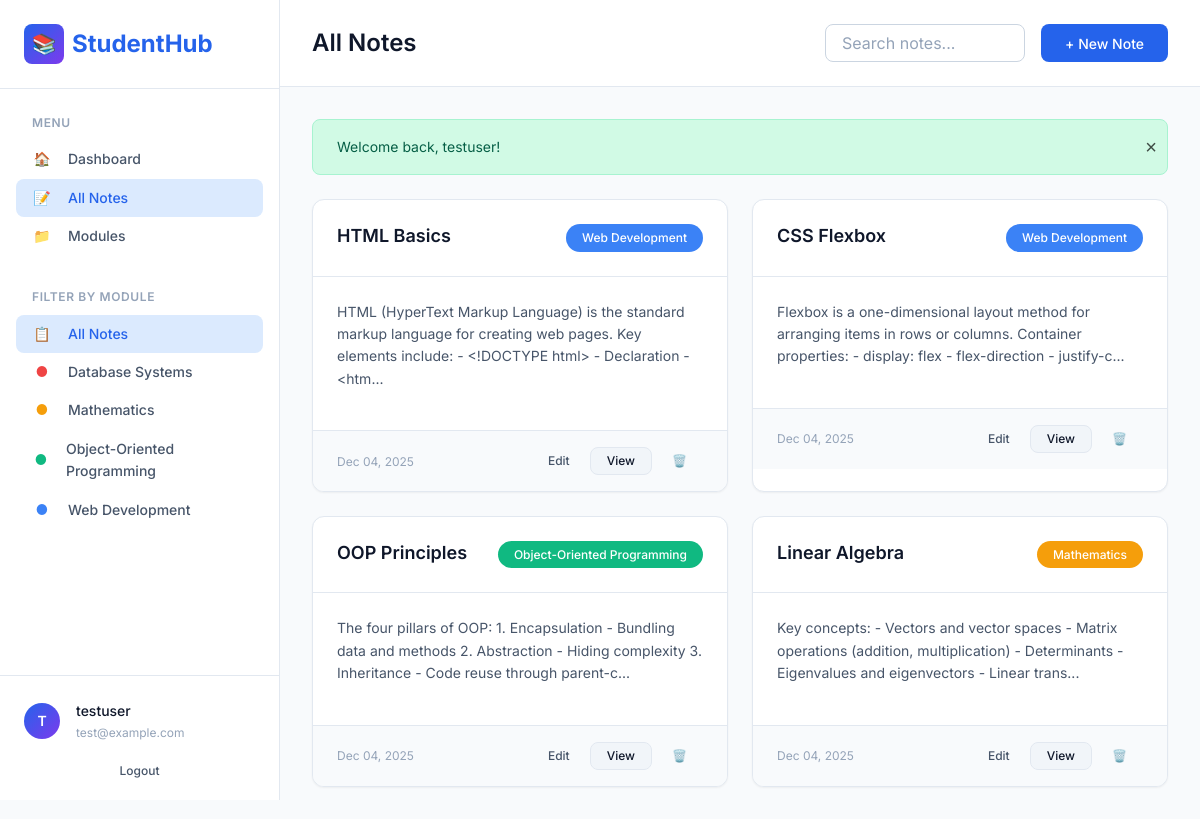
Page /notes.php (signed in) on the committed database.
### tables this page shows
CREATE TABLE IF NOT EXISTS modules (
    id INT AUTO_INCREMENT PRIMARY KEY,
    name VARCHAR(100) NOT NULL,
    user_id INT NOT NULL,
    color VARCHAR(7) DEFAULT '#3B82F6',
    created_at DATETIME DEFAULT CURRENT_TIMESTAMP,
    updated_at DATETIME DEFAULT CURRENT_TIMESTAMP ON UPDATE CURRENT_TIMESTAMP,
    FOREIGN KEY (user_id) REFERENCES users(id) ON DELETE CASCADE,
    INDEX idx_user_id (user_id)
);

CREATE TABLE IF NOT EXISTS notes (
    id INT AUTO_INCREMENT PRIMARY KEY,
    title VARCHAR(255) NOT NULL,
    content TEXT NOT NULL,
    module_id INT NOT NULL,
    user_id INT NOT NULL,
    created_at DATETIME DEFAULT CURRENT_TIMESTAMP,
    updated_at DATETIME DEFAULT CURRENT_TIMESTAMP ON UPDATE CURRENT_TIMESTAMP,
    FOREIGN KEY (module_id) REFERENCES modules(id) ON DELETE CASCADE,
    FOREIGN KEY (user_id) REFERENCES users(id) ON DELETE CASCADE,
    INDEX idx_module_id (module_id),
    INDEX idx_user_id (user_id),
    INDEX idx_created_at (created_at)
);

### notes.php (the view, shortened to what this page needs)
<?php
require_once 'includes/functions.php';
$userId = getCurrentUserId();
$username = getCurrentUsername();
$errors = [];
$action = $_GET['action'] ?? 'list';
$modules = getUserModules($userId);
$filterModule = isset($_GET['module']) ? (int)$_GET['module'] : null;
$notes = getUserNotes($userId, $filterModule);
$currentNote = null;
require_once 'includes/header.php';
?>
<aside class="sidebar">
    <div class="sidebar-header">
        <a href="dashboard.php" class="logo">
            <div class="logo-icon">📚</div>
            <span>StudentHub</span>
        </a>
    </div>
    <nav class="sidebar-nav">
        <div class="sidebar-section">
            <div class="sidebar-section-title">Menu</div>
            <a href="dashboard.php" class="sidebar-link">
                <span class="sidebar-link-icon">🏠</span>
                <span>Dashboard</span>
            </a>
            <a href="notes.php" class="sidebar-link active">
                <span class="sidebar-link-icon">📝</span>
                <span>All Notes</span>
            </a>
            <a href="modules.php" class="sidebar-link">
                <span class="sidebar-link-icon">📁</span>
                <span>Modules</span>
            </a>
        </div>
        <div class="sidebar-section">
            <div class="sidebar-section-title">Filter by Module</div>
            <a href="notes.php" class="sidebar-link <?= !$filterModule ? 'active' : '' ?>">
                <span class="sidebar-link-icon">📋</span>
                <span>All Notes</span>
            </a>
            <?php foreach ($modules as $module): ?>
                <a href="notes.php?module=<?= $module['id'] ?>"
                   class="sidebar-link <?= $filterModule == $module['id'] ? 'active' : '' ?>">
                    <span class="sidebar-link-icon" style="color: <?= escape($module['color']) ?>">●</span>
                    <span><?= escape($module['name']) ?></span>
                </a>
            <?php endforeach; ?>
        </div>
    </nav>
    <div class="sidebar-footer">
        <div class="user-menu">
            <div class="user-avatar">
                <?= strtoupper(substr($username, 0, 1)) ?>
            </div>
            <div class="user-info">
                <div class="user-name"><?= escape($username) ?></div>
                <div class="user-email"><?= escape($_SESSION['email']) ?></div>
            </div>
        </div>
        <a href="logout.php" class="btn btn-ghost btn-sm" style="width: 100%; margin-top: 0.5rem;">
            Logout
        </a>
    </div>
</aside>
<main class="main-content">
    <?php if ($action === 'add' || $action === 'edit'): ?>
        <header class="content-header">
            <h1><?= $action === 'add' ? 'Add New Note' : 'Edit Note' ?></h1>
            <a href="notes.php" class="btn btn-secondary">← Back to Notes</a>
        </header>
        <div class="content-body">
            <?php if (!empty($errors)): ?>
                <div class="alert alert-error">
                    <ul style="margin: 0; padding-left: 1.25rem;">
                        <?php foreach ($errors as $error): ?>
                            <li><?= escape($error) ?></li>
                        <?php endforeach; ?>
                    </ul>
                </div>
            <?php endif; ?>
            <?php if (empty($modules)): ?>
                <div class="alert alert-warning">
                    <p style="margin: 0;">You need to create a module first before adding notes.</p>
                </div>
                <a href="modules.php" class="btn btn-primary">Create Module</a>
            <?php else: ?>
                <div class="card" style="max-width: 800px;">
                    <div class="card-body">
                        <form method="POST" action="notes.php">
                            <input type="hidden" name="csrf_token" value="<?= generateCSRFToken() ?>">
                            <input type="hidden" name="action" value="<?= $action ?>">
                            <?php if ($action === 'edit' && $currentNote): ?>
                                <input type="hidden" name="note_id" value="<?= $currentNote['id'] ?>">
                            <?php endif; ?>
                            <div class="form-group">
                                <label class="form-label" for="title">Title</label>
                                <input
                                    type="text"
                                    id="title"
                                    name="title"
                                    class="form-input"
                                    placeholder="Enter note title"
                                    value="<?= escape($currentNote['title'] ?? $_POST['title'] ?? '') ?>"
                                    required
                                    maxlength="255"
                                >
                            </div>
                            <div class="form-group">
                                <label class="form-label" for="module_id">Module</label>
                                <select id="module_id" name="module_id" class="form-select" required>
                                    <option value="">Select a module</option>
                                    <?php foreach ($modules as $module): ?>
                                        <option
                                            value="<?= $module['id'] ?>"
                                            <?= ($currentNote['module_id'] ?? $_POST['module_id'] ?? '') == $module['id'] ? 'selected' : '' ?>
                                        >
                                            <?= escape($module['name']) ?>
                                        </option>
                                    <?php endforeach; ?>
                                </select>
                            </div>
                            <div class="form-group">
                                <label class="form-label" for="content">Content</label>
                                <textarea
                                    id="content"
                                    name="content"
                                    class="form-textarea"
                                    placeholder="Write your note content here..."
                                    required
                                    style="min-height: 300px;"
                                ><?= escape($currentNote['content'] ?? $_POST['content'] ?? '') ?></textarea>
                            </div>
                            <div class="flex gap-2">
                                <button type="submit" class="btn btn-primary">
                                    <?= $action === 'add' ? 'Create Note' : 'Save Changes' ?>
                                </button>
                                <a href="notes.php" class="btn btn-secondary">Cancel</a>
                            </div>
                        </form>
                    </div>
                </div>
            <?php endif; ?>
        </div>
    <?php else: ?>
        <header class="content-header">
            <h1>
                <?php if ($filterModule): ?>
                    <?php
                        $currentModule = array_filter($modules, fn($m) => $m['id'] == $filterModule);
                        $currentModule = reset($currentModule);
                    ?>
                    <?= escape($currentModule['name'] ?? 'Notes') ?>
                <?php else: ?>
                    All Notes
                <?php endif; ?>
            </h1>
            <div class="flex gap-2">
                <input type="text" id="noteSearch" class="form-input" placeholder="Search notes..." style="width: 200px;">
                <a href="notes.php?action=add" class="btn btn-primary">+ New Note</a>
            </div>
        </header>
        <div class="content-body">
            <?= displayFlashMessage() ?>
            <?php if (empty($notes)): ?>
                <div class="empty-state card">
                    <div class="empty-state-icon">📝</div>
                    <h3>No notes found</h3>
                    <p>
                        <?= $filterModule ? 'No notes in this module yet.' : 'Start by creating your first note.' ?>
                    </p>
                    <?php if (!empty($modules)): ?>
                        <a href="notes.php?action=add" class="btn btn-primary">Create Note</a>
                    <?php else: ?>
                        <a href="modules.php" class="btn btn-secondary">Create Module First</a>
                    <?php endif; ?>
                </div>
            <?php else: ?>
                <div class="notes-grid">
                    <?php foreach ($notes as $note): ?>
                        <div class="card note-card">
                            <div class="card-header">
                                <h3 class="note-title"><?= escape($note['title']) ?></h3>
                                <span class="module-pill" style="background-color: <?= escape($note['module_color']) ?>">
                                    <?= escape($note['module_name']) ?>
                                </span>
                            </div>
                            <div class="card-body">
                                <p class="note-content"><?= escape(truncateText($note['content'], 150)) ?></p>
                            </div>
                            <div class="card-footer note-meta">
                                <span class="note-date"><?= formatDate($note['created_at']) ?></span>
                                <div class="note-actions">
                                    <a href="notes.php?action=edit&id=<?= $note['id'] ?>" class="btn btn-ghost btn-sm">Edit</a>
                                    <a href="notes.php?action=view&id=<?= $note['id'] ?>" class="btn btn-secondary btn-sm">View</a>
                                    <form method="POST" style="display: inline;">
                                        <button type="submit" class="btn btn-ghost btn-sm" data-confirm="Delete this note?">🗑️</button>
                                    </form>
                                </div>
                            </div>
                        </div>
                    <?php endforeach; ?>
                </div>
            <?php endif; ?>
        </div>
    <?php endif; ?>
</main>
<?php require_once 'includes/footer.php'; ?>

### rows in the picture
modules: name "Database Systems"
modules: name "Mathematics"
modules: name "Object-Oriented Programming"
modules: name "Web Development"
notes: title "HTML Basics", module.name "Web Development", content "HTML (HyperText Markup Language) is the standard markup language for creating web pages. Key elements include: - <!DOCTYPE html> - Declaration - <htm...", created_at "Dec 04, 2025"
notes: title "CSS Flexbox", module.name "Web Development", content "Flexbox is a one-dimensional layout method for arranging items in rows or columns. Container properties: - display: flex - flex-direction - justify-c...", created_at "Dec 04, 2025"
notes: title "OOP Principles", module.name "Object-Oriented Programming", content "The four pillars of OOP: 1. Encapsulation - Bundling data and methods 2. Abstraction - Hiding complexity 3. Inheritance - Code reuse through parent-c...", created_at "Dec 04, 2025"
notes: title "Linear Algebra", module.name "Mathematics", content "Key concepts: - Vectors and vector spaces - Matrix operations (addition, multiplication) - Determinants - Eigenvalues and eigenvectors - Linear trans...", created_at "Dec 04, 2025"

### other values in the picture
substr($username, 0, 1) "T"
$username "testuser"
$_SESSION['email'] "test@example.com"
$message "Welcome back, testuser!"
